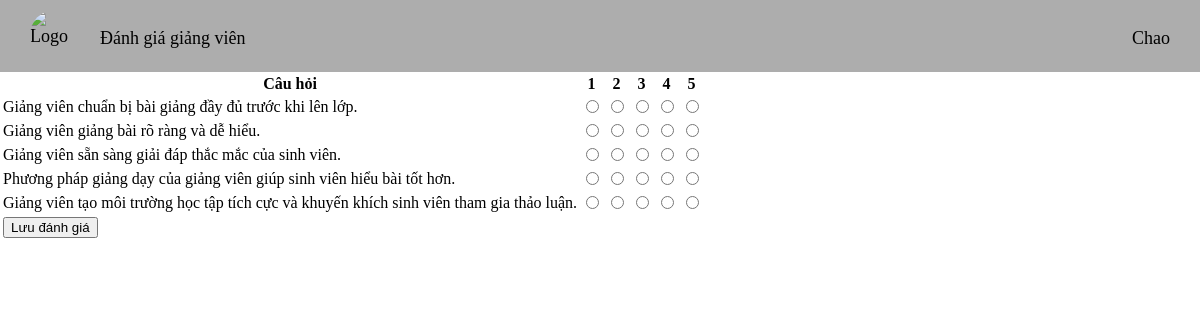
Screenshot of /assess/danhgia with the database file from the repository.
### tables this page shows
CREATE TABLE "CauHoi" (
	"ma_cau_hoi"	TEXT,
	"cau_hoi"	TEXT,
	PRIMARY KEY("ma_cau_hoi")
);

### Đánh giá giảng viên/assess/views.py (the view, shortened to what this page needs)
@assess_bp.route('/danhgia', methods=['GET','POST'])
def danh_gia():
    conn2 = sqlite3.connect(studentdb)
    cursor2 = conn2.cursor()
    cursor2.execute('SELECT * FROM CauHoi')
    data2 = cursor2.fetchall()
    ma_hp = request.args.get('ma_hoc_phan')
    conn2.close()
    return render_template('danhgia.html', data2=data2, ma_hp=ma_hp)

### Đánh giá giảng viên/Templates/danhgia.html (shortened to what this page needs)
{% extends "base.html" %}
{% block content %}
<div class="dg-div">
<form method="POST">
<table class="dg-table">
<thead class="dg-head">
<tr>
<th>Câu hỏi</th>
<th>1</th>
<th>2</th>
<th>3</th>
<th>4</th>
<th>5</th>
</tr>
</thead>
<tbody class="dg-body">
{% for cauhoi in data2 %}
<tr>
<td class="dg-cauhoi">
{{ cauhoi[1] }}
</td>
<td>
<label>
<input type="radio" name="cau_{{ cauhoi[0] }}" value="1" required>
</label>
</td>
<td>
<label>
<input type="radio" name="cau_{{ cauhoi[0] }}" value="2" >
</label>
</td>
<td>
<label>
<input type="radio" name="cau_{{ cauhoi[0] }}" value="3">
</label>
</td>
<td>
<label>
<input type="radio" name="cau_{{ cauhoi[0] }}" value="4">
</label>
</td>
<td>
<label>
<input type="radio" name="cau_{{ cauhoi[0] }}" value="5">
</label>
</td>
</tr>
{% endfor %}
</tbody>
<tfoot class="dg-submit">
<tr>
<td colspan="6">
<input type="submit" value="Lưu đánh giá">
</td>
</tr>
</tfoot>
</table>
</form>
</div>
{% endblock %}

### Đánh giá giảng viên/Static/style.css (style rules this page uses)
body { margin: 0px; }

### rows the page displays
CauHoi: cau_hoi "Giảng viên chuẩn bị bài giảng đầy đủ trước khi lên lớp."
CauHoi: cau_hoi "Giảng viên giảng bài rõ ràng và dễ hiểu."
CauHoi: cau_hoi "Giảng viên sẵn sàng giải đáp thắc mắc của sinh viên."
CauHoi: cau_hoi "Phương pháp giảng dạy của giảng viên giúp sinh viên hiểu bài tốt hơn."
CauHoi: cau_hoi "Giảng viên tạo môi trường học tập tích cực và khuyến khích sinh viên tham gia thảo luận."
